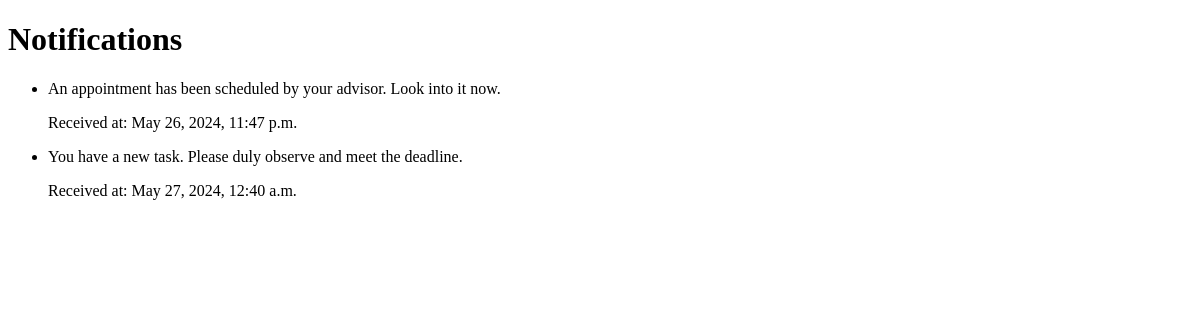
Page /student/notifications/ (signed in) on the earlier database version.
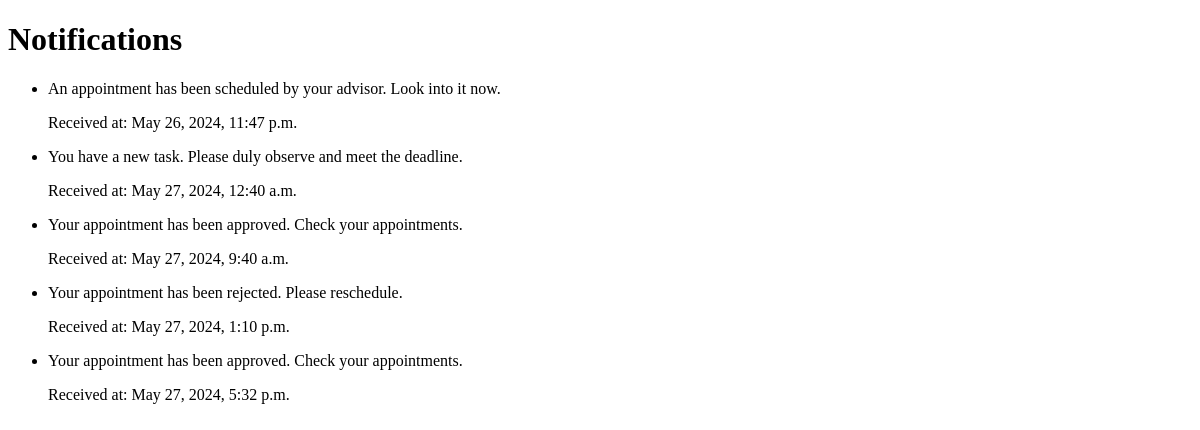
Same page on the later database version.
### Advisor/models.py (models this page shows, shortened)
class Notification(models.Model):
    user = models.ForeignKey(User, on_delete=models.CASCADE)
    message = models.TextField()
    created_at = models.DateTimeField(auto_now_add=True)

### Student/views.py (the view)
# urls.py: path('notifications/', views.student_notifications, name='student_notifications'),
def student_notifications(request):
    student_notifications = Notification.objects.filter(user=request.user)
    context = {
        'notifications': student_notifications
    }
    return render(request, 'notifications_student.html', context)

### Student/templates/notifications_student.html (shortened to what this page needs)
<!DOCTYPE html>
<html lang="en">
<head>
</head>
<body>
    <h1>Notifications</h1>
    <ul>
        {% for notification in notifications %}
        <li>
            <p>{{ notification.message }}</p>
            <p>Received at: {{ notification.created_at }}</p>
        </li>
        {% endfor %}
    </ul>
</body>
</html>

Differences in the rows shown:
added Notification: message "Your appointment has been approved. Check your appointments.", created_at "May 27, 2024, 9:40 a.m."
added Notification: message "Your appointment has been rejected. Please reschedule.", created_at "May 27, 2024, 1:10 p.m."
added Notification: message "Your appointment has been approved. Check your appointments.", created_at "May 27, 2024, 5:32 p.m."
